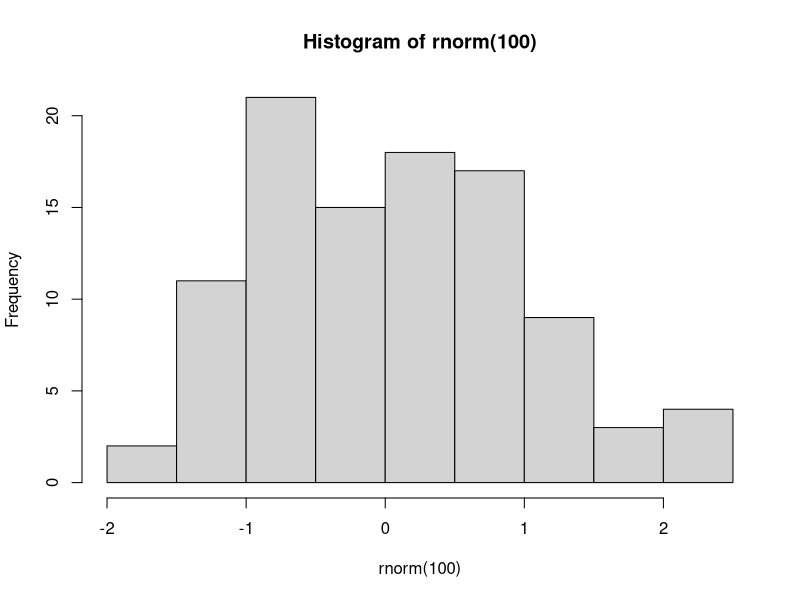

R code for this plot:
## ---- chunk 1
knitr::opts_chunk$set(echo = TRUE) ## Keep this, it sets up options for the rest of the document
## ---- chunk 2
# Code that loads the data should go here
## ---- chunk 3
mean(1:5) # This isn't actually what the question asks for
## ---- chunk 4
hist(rnorm(100)) # This is just an example
## ---- chunk 5
length(c(1,2,3)) # This has nothing to do with the actual question 4
## ---- chunk 6
table(iris$Species) ## Hopefully you get the point by now
## ---- chunk 7
## This is just an example
setosa <- iris[iris$Species != "versicolor" & iris$Species != "virginica", ] 
nrow(setosa)  
